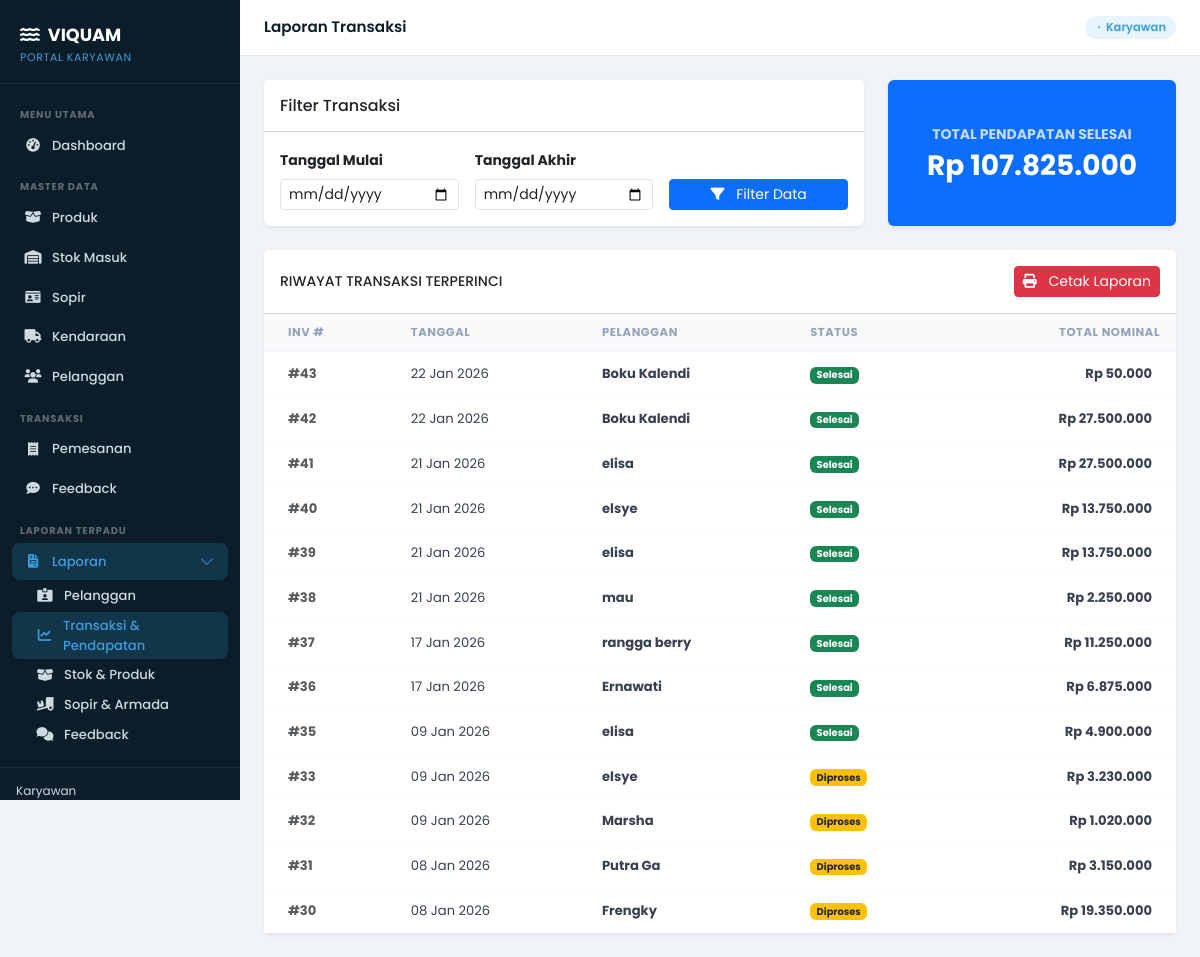
The app's page /laporan/pemesanan-pendapatan/, older data.
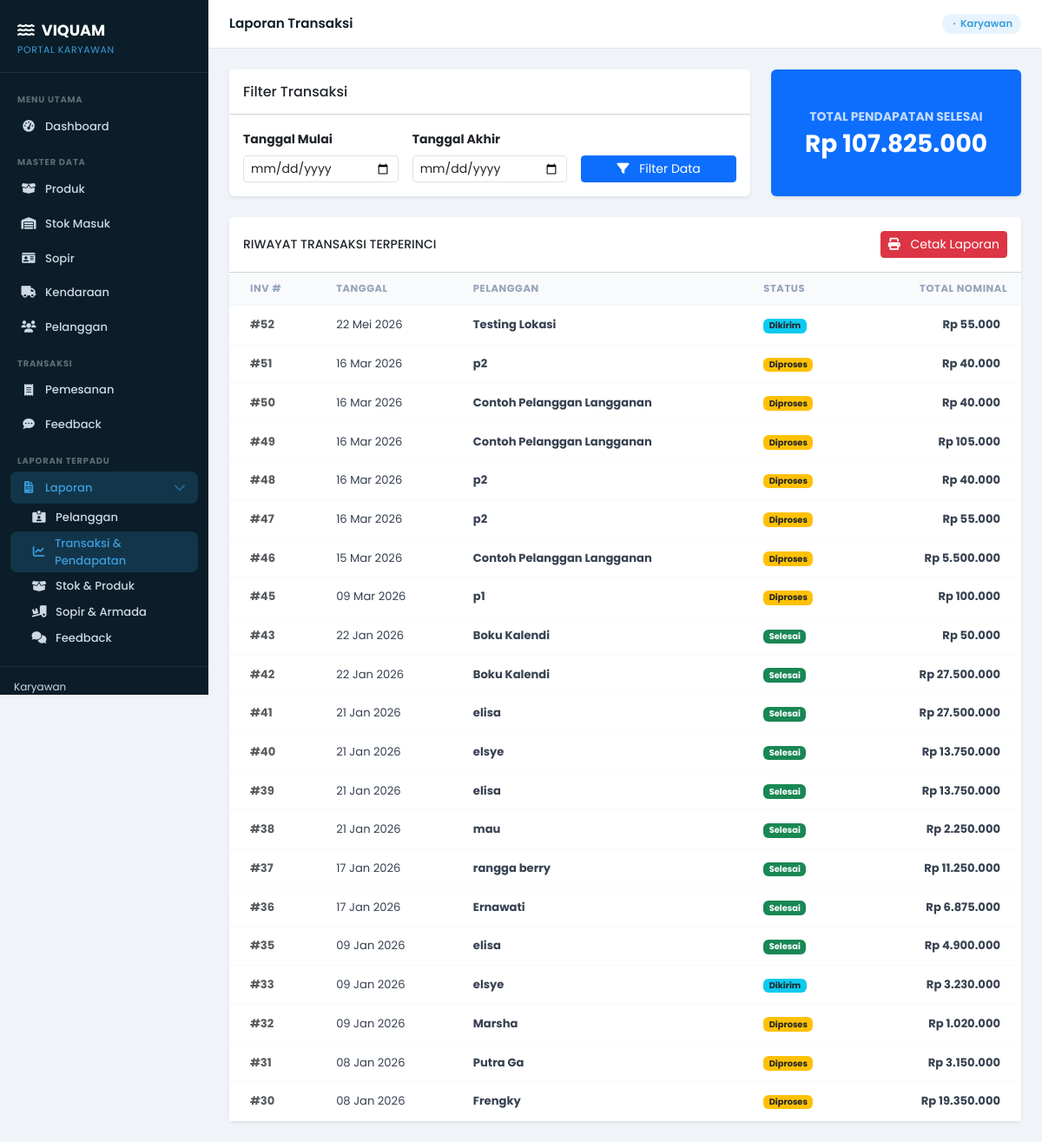
The same page, newer data.
### core/models.py (models this page shows, shortened)
class Pemesanan(models.Model):
    STATUS_CHOICES = [
        ('Diproses', 'Diproses'),
        ('Dikirim', 'Dikirim'),
        ('Selesai', 'Selesai'),
        ('Dibatalkan', 'Dibatalkan'),
    ]
    JENIS_PEMBAYARAN_CHOICES = [
        ('Transfer', 'Transfer'),
        ('COD', 'COD (Bayar di Tempat)'),
        ('Piutang', 'Piutang (Bayar Nanti)'),
    ]
    STATUS_PEMBAYARAN_CHOICES = [
        ('Belum Bayar', 'Belum Bayar'),
        ('DP', 'DP (Uang Muka)'),
        ('Lunas', 'Lunas'),
    ]
    idPemesanan = models.AutoField(primary_key=True, verbose_name='ID Pemesanan')
    idPelanggan = models.ForeignKey(Pelanggan, on_delete=models.SET_NULL, null=True, blank=True, verbose_name='Pelanggan')
    latitude = models.DecimalField(max_digits=10, decimal_places=7, null=True, blank=True, verbose_name='Latitude Pengiriman')
    longitude = models.DecimalField(max_digits=10, decimal_places=7, null=True, blank=True, verbose_name='Longitude Pengiriman')
    tanggalPemesanan = models.DateTimeField(default=timezone.now, verbose_name='Tanggal Pemesanan')
    alamatPengiriman = models.CharField(max_length=200, verbose_name='Alamat Pengiriman')
    total = models.DecimalField(max_digits=10, decimal_places=2, default=0.00, verbose_name='Total Harga')
    buktiBayar = models.ImageField(upload_to='bukti_pembayaran/', null=True, blank=True, verbose_name='Bukti Pembayaran')
    status = models.CharField(max_length=25, choices=STATUS_CHOICES, default='Diproses', verbose_name='Status Pemesanan')
    fotoPengiriman = models.ImageField(upload_to='bukti_pengiriman/', null=True, blank=True, verbose_name='Foto Pengiriman')
    idSopir = models.ForeignKey(Sopir, on_delete=models.SET_NULL, null=True, blank=True, verbose_name='Sopir Pengirim')
    updated_by = models.ForeignKey(User, on_delete=models.SET_NULL, null=True, blank=True, verbose_name='Diperbarui Oleh')
    last_updated = models.DateTimeField(auto_now=True, verbose_name='Waktu Pembaruan Terakhir')
    keterangan_admin = models.CharField(max_length=255, null=True, blank=True, verbose_name='Keterangan Aktivitas Admin')
    jenisPembayaran = models.CharField(max_length=25, choices=JENIS_PEMBAYARAN_CHOICES, default='Transfer', verbose_name='Jenis Pembayaran')
    statusPembayaran = models.CharField(max_length=25, choices=STATUS_PEMBAYARAN_CHOICES, default='Lunas', verbose_name='Status Pembayaran')
    nominalDibayar = models.DecimalField(max_digits=10, decimal_places=2, default=0.00, verbose_name='Nominal Dibayar')
    sisaTagihan = models.DecimalField(max_digits=10, decimal_places=2, default=0.00, verbose_name='Sisa Tagihan')
    jatuhTempo = models.DateField(null=True, blank=True, verbose_name='Jatuh Tempo')
    class Meta:
        verbose_name = 'Pemesanan'
        verbose_name_plural = 'Pemesanan'

class Pelanggan(models.Model):
    idPelanggan = models.AutoField(primary_key=True, verbose_name='ID Pelanggan')
    nama = models.CharField(max_length=50, verbose_name='Nama Pelanggan')
    noWa = models.CharField(max_length=20, verbose_name='Nomor WhatsApp')
    alamat = models.CharField(max_length=200, verbose_name='Detail Alamat (Blok/No Rumah)')
    latitude = models.DecimalField(max_digits=10, decimal_places=7, null=True, blank=True, verbose_name='Latitude')
    longitude = models.DecimalField(max_digits=10, decimal_places=7, null=True, blank=True, verbose_name='Longitude')
    username = models.CharField(max_length=20, unique=True, verbose_name='Username')
    password = models.CharField(max_length=150, verbose_name='Password (Hash)')
    isLangganan = models.BooleanField(default=False, verbose_name='Pelanggan Langganan')
    npwp = models.CharField(max_length=20, null=True, blank=True, verbose_name='NPWP')
    class Meta:
        verbose_name = 'Pelanggan'
        verbose_name_plural = 'Pelanggan'

### core/karyawan_views.py (the view)
# urls.py: path('laporan/pemesanan-pendapatan/', karyawan_views.laporan_pemesanan_pendapatan, name='laporan-pemesanan-pendapatan'),
def laporan_pemesanan_pendapatan(request):
    start_date, end_date, tgl_mulai, tgl_akhir = _parse_date_range(request)
    pesanan_qs = Pemesanan.objects.select_related('idPelanggan').all().order_by('-tanggalPemesanan')
    if start_date:
        pesanan_qs = pesanan_qs.filter(tanggalPemesanan__gte=start_date)
    if end_date:
        pesanan_qs = pesanan_qs.filter(tanggalPemesanan__lte=end_date)
    total_pendapatan = pesanan_qs.filter(status='Selesai').aggregate(
        total=Coalesce(Sum('total'), Value(0), output_field=DecimalField())
    )['total']
    return render(request, 'core/laporan_pemesanan_pendapatan.html', {
        'pesanan_list': pesanan_qs,
        'total_pendapatan': total_pendapatan,
        'tgl_mulai': tgl_mulai,
        'tgl_akhir': tgl_akhir,
        'active_menu': 'laporan_pemesanan'
    })

### core/karyawan_views.py (called while the page is built)
def _parse_date_range(request):
    tgl_mulai = request.GET.get('tgl_mulai')
    tgl_akhir = request.GET.get('tgl_akhir')
    start_date = None
    end_date = None
    if tgl_mulai:
        try:
            start_date = datetime.strptime(tgl_mulai, '%Y-%m-%d')
        except ValueError:
            pass
    if tgl_akhir:
        try:
            end_date = datetime.strptime(tgl_akhir, '%Y-%m-%d')
        except ValueError:
            pass
    return start_date, end_date, tgl_mulai, tgl_akhir

### core/templates/core/laporan_pemesanan_pendapatan.html (shortened to what the changed rows need)
{% extends "karyawan/base_karyawan.html" %}
{% load humanize %}
{% block content %}
<div class="card shadow-sm border-0">
    <div class="card-body p-0">
        <div class="table-responsive">
            <table class="table table-hover align-middle mb-0" style="font-size: .82rem;">
                <thead class="bg-light">
                    <tr>
                        <th class="ps-4">Inv #</th>
                        <th>Tanggal</th>
                        <th>Pelanggan</th>
                        <th>Status</th>
                        <th class="text-end">Total Nominal</th>
                    </tr>
                </thead>
                <tbody>
                    {% for pemesanan in pesanan_list %}
                    <tr>
                        <td class="ps-4 fw-bold text-muted">#{{ pemesanan.idPemesanan }}</td>
                        <td>{{ pemesanan.tanggalPemesanan|date:"d M Y" }}</td>
                        <td>
                            <div class="fw-bold">{{ pemesanan.idPelanggan.nama|default:"Pelanggan Umum" }}</div>
                        </td>
                        <td>
                            {% if pemesanan.status == 'Selesai' %}
                                <span class="badge bg-success">Selesai</span>
                            {% elif pemesanan.status == 'Diproses' %}
                                <span class="badge bg-warning text-dark">Diproses</span>
                            {% elif pemesanan.status == 'Dikirim' %}
                                <span class="badge bg-info text-dark">Dikirim</span>
                            {% else %}
                                <span class="badge bg-secondary">{{ pemesanan.status }}</span>
                            {% endif %}
                        </td>
                        <td class="pe-4 text-end fw-bold">
                            Rp {{ pemesanan.total|floatformat:0|intcomma }}
                        </td>
                    </tr>
                    {% empty %}
                    <tr>
                        <td colspan="5" class="text-center py-4 text-muted">
                            Tidak ditemukan transaksi pada rentang waktu ini.
                        </td>
                    </tr>
                    {% endfor %}
                </tbody>
            </table>
        </div>
    </div>
</div>
{% endblock %}

Row changes from the older to the newer data that the page shows:
added Pemesanan: idPemesanan "52", tanggalPemesanan "22 Mei 2026", idPelanggan.nama "Testing Lokasi", status "Dikirim", total "55.000"
added Pemesanan: idPemesanan "51", tanggalPemesanan "16 Mar 2026", idPelanggan.nama "p2", status "Diproses", total "40.000"
added Pemesanan: idPemesanan "50", tanggalPemesanan "16 Mar 2026", idPelanggan.nama "Contoh Pelanggan Langganan", status "Diproses", total "40.000"
added Pemesanan: idPemesanan "49", tanggalPemesanan "16 Mar 2026", idPelanggan.nama "Contoh Pelanggan Langganan", status "Diproses", total "105.000"
added Pemesanan: idPemesanan "48", tanggalPemesanan "16 Mar 2026", idPelanggan.nama "p2", status "Diproses", total "40.000"
added Pemesanan: idPemesanan "47", tanggalPemesanan "16 Mar 2026", idPelanggan.nama "p2", status "Diproses", total "55.000"
added Pemesanan: idPemesanan "46", tanggalPemesanan "15 Mar 2026", idPelanggan.nama "Contoh Pelanggan Langganan", status "Diproses", total "5.500.000"
added Pemesanan: idPemesanan "45", tanggalPemesanan "09 Mar 2026", idPelanggan.nama "p1", status "Diproses", total "100.000"
changed Pemesanan id 33: status "Diproses" → "Dikirim"
